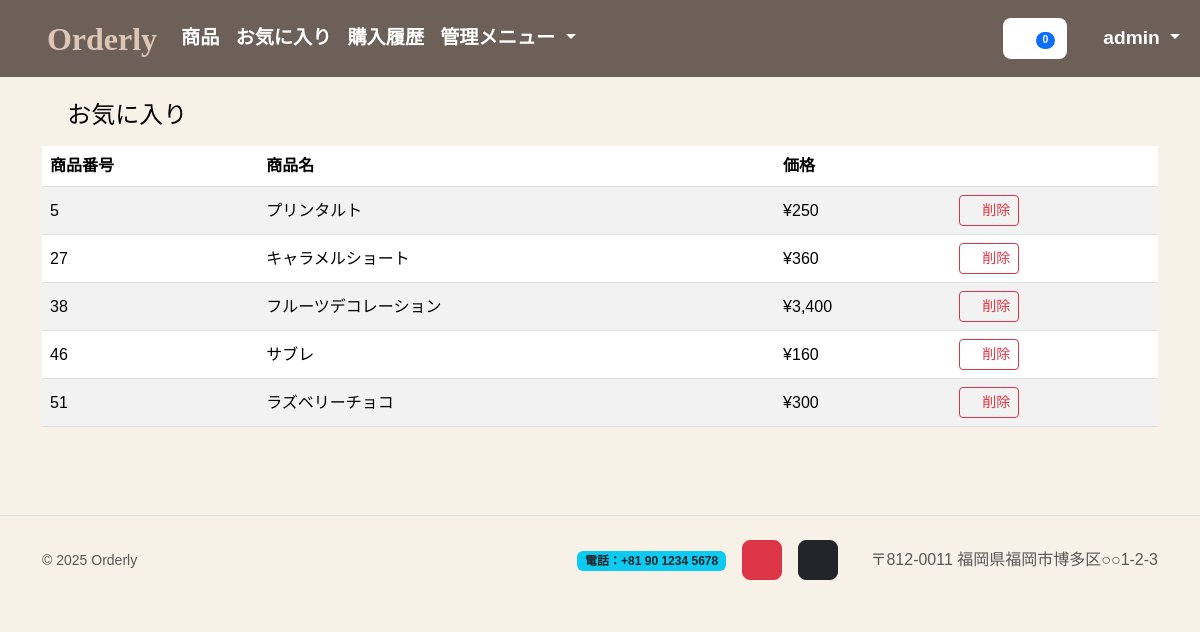
The app's page /favorite-show.php (signed in) with its own data.
### tables this page shows
CREATE TABLE `product` (
    `id` int NOT NULL,
    `name` varchar(100) NOT NULL,
    `category` varchar(50) NOT NULL DEFAULT 'その他',
    `price` int NOT NULL,
    `image_url` varchar(255) DEFAULT NULL,
    `description` text,
    `is_recommended` tinyint(1) NOT NULL DEFAULT '0',
    `created_at` datetime NOT NULL DEFAULT CURRENT_TIMESTAMP,
    `updated_at` datetime NOT NULL DEFAULT CURRENT_TIMESTAMP ON UPDATE CURRENT_TIMESTAMP
);

### favorite-show.php (the view, shortened to what this page needs)
<?php
require_once 'header.php';
echo '<div class="container py-4">';
$pdo = db();
$sql = $pdo->prepare(
    'SELECT p.id, p.name, p.price
     FROM favorite f
     JOIN product p ON p.id = f.product_id
    WHERE f.customer_id = ?
    ORDER BY p.id'
);
$sql->execute([$_SESSION['customer']['id']]);
$rows = $sql->fetchAll();
echo '<h1 class="h4 mb-3"><i class="bi bi-heart text-danger"></i> お気に入り</h1>';
?>
<div class="table-responsive">
    <table class="table table-striped align-middle">
        <thead>
            <tr>
                <th>商品番号</th>
                <th>商品名</th>
                <th>価格</th>
                <th></th>
            </tr>
        </thead>
        <tbody>
            <?php foreach ($rows as $r): $id = (int)$r['id']; ?>
                <tr>
                    <td><?= $id ?></td>
                    <td><a href="detail.php?id=<?= $id ?>"><?= htmlspecialchars($r['name']) ?></a></td>
                    <td>¥<?= number_format((int)$r['price']) ?></td>
                    <td><a class="btn btn-sm btn-outline-danger" href="favorite-delete.php?id=<?= $id ?>"><i class="bi bi-trash"></i> 削除</a></td>
                </tr>
            <?php endforeach; ?>
        </tbody>
    </table>
</div>
<?php echo '</div>'; ?>
<?php require_once 'footer.php'; ?>

### header.php (style rules this page uses)
body { margin: 0; padding: 0; font-family: 'Noto Sans JP', sans-serif; background-color: #F8F1E7; color: #000000ff; }
a { color: inherit; text-decoration: none; }

### records on screen
product: id "5", name "プリンタルト", price "250"
product: id "27", name "キャラメルショート", price "360"
product: id "38", name "フルーツデコレーション", price "3,400"
product: id "46", name "サブレ", price "160"
product: id "51", name "ラズベリーチョコ", price "300"

### other values on screen
cart_count() "0"
$me['name'] "admin"
